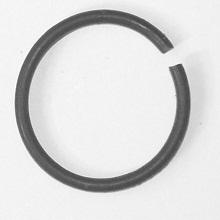
#> input picture Oring1.jpg, 220 x 220 px
$ python test.py
#> lines starting #> are read from the running program, lines starting #| are printed output that depends on the picture; after the words box and inside, x2 and y2 are one past the last pixel; in counts of white or black regions, pixels touching at a corner belong together
import cv2 as cv
import numpy as np
import time
import matplotlib.pyplot as plt

#read in an image into memory
img = cv.imread('Oring1.jpg',0)
#> img is the input picture: shape (220, 220); min 61, max 255, mean 216.9
copy = img.copy()

def threshold(img,thresh):
    #implement thresholding ourselves using loops (soooo slow in python)
    for i in range(0, img.shape[0]):
        for j in range(0, img.shape[1]):
            if img[i,j] > thresh:
                img[i,j] = 255
            else:
                img[i,j] = 0
    return img

def imhist(img):
    hist = np.zeros(256)
    for i in range(0, img.shape[0]):
        for j in range(0, img.shape[1]):
            hist[img[i,j]]+=1
    return hist

hist = imhist(img)
#> hist = 256 values, max 7009 at index 242, min 0 at index 0, mean 189.1
plt.plot(hist)
plt.show()
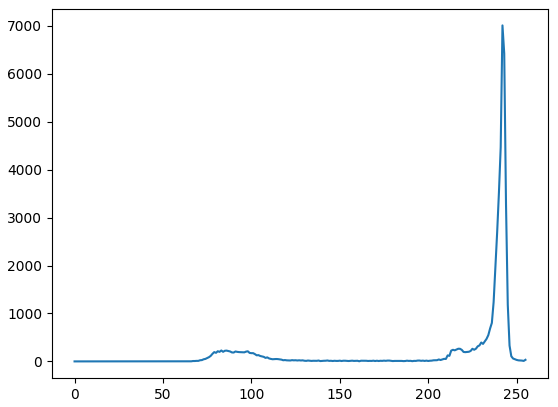
#> figure drawn by matplotlib, 1 panel; curve peaks at x = 242, y = 7009
before = time.time()
#manual threshold
img = threshold(img,100)
#> after the loop in threshold, `for i in range(0, img.shape[0]):`:
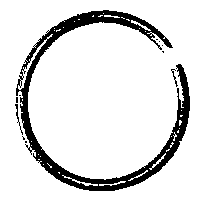
#> img: shape (220, 220); 89.6% white; 11 black regions (8 under 20 px), largest, box (x1, y1, x2, y2) and area: (16, 10, 190, 191) 4905, (15, 104, 23, 135) 46, (171, 69, 178, 87) 31
#opencv threshold
#t,img = cv.threshold(img,50,255,cv.THRESH_BINARY)
after = time.time()
print("Time taken to process hand coded thresholding: " + str(after-before))
cv.imshow('thresholded image 1',img)
cv.waitKey(0)
cv.destroyAllWindows()

$ run again, with Oring10.jpg copied over Oring1.jpg
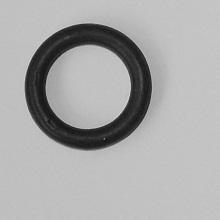
#> input picture Oring10.jpg, 220 x 220 px
#> img is the input picture: shape (220, 220); min 9, max 224, mean 169.7
#> `hist = imhist(img)`: hist = 256 values, max 6694 at index 193, min 0 at index 0, mean 189.1
#> `plt.show()`:
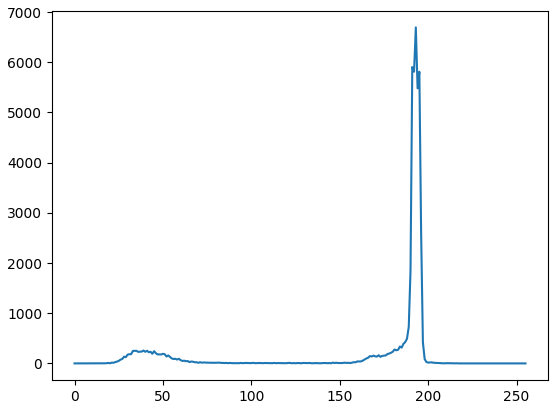
#> figure drawn by matplotlib, 1 panel; curve peaks at x = 193, y = 6694
#> after the loop in threshold, `for i in range(0, img.shape[0]):`:
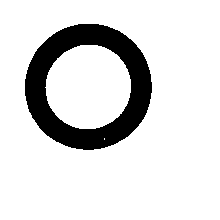
#> img: shape (220, 220); 85.7% white; 1 black region, box (x1, y1, x2, y2) and area: (25, 24, 152, 150) 6899

$ run again, with Oring11.jpg copied over Oring1.jpg
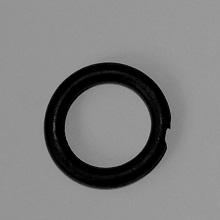
#> input picture Oring11.jpg, 220 x 220 px
#> img is the input picture: shape (220, 220); min 0, max 177, mean 127.9
#> `hist = imhist(img)`: hist = 256 values, max 8322 at index 148, min 0 at index 164, mean 189.1
#> `plt.show()`:
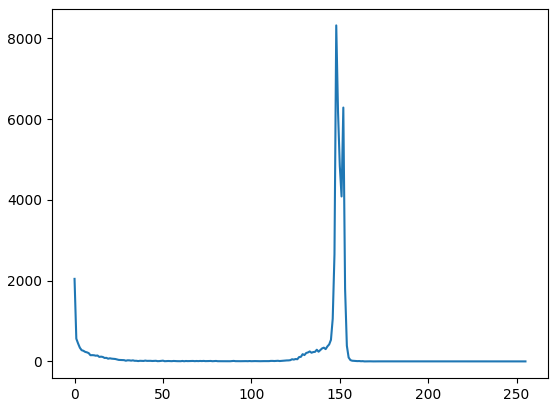
#> figure drawn by matplotlib, 1 panel; curve peaks at x = 148, y = 8322
#> after the loop in threshold, `for i in range(0, img.shape[0]):`:
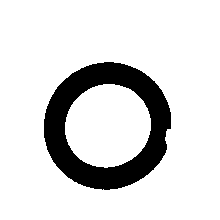
#> img: shape (220, 220); 85.4% white; 1 black region, box (x1, y1, x2, y2) and area: (44, 62, 171, 190) 7073

$ run again, with Oring12.jpg copied over Oring1.jpg
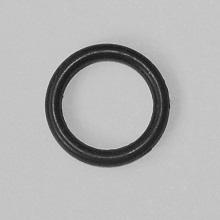
#> input picture Oring12.jpg, 220 x 220 px
#> img is the input picture: shape (220, 220); min 12, max 223, mean 178.5
#> `hist = imhist(img)`: hist = 256 values, max 10897 at index 197, min 0 at index 0, mean 189.1
#> `plt.show()`:
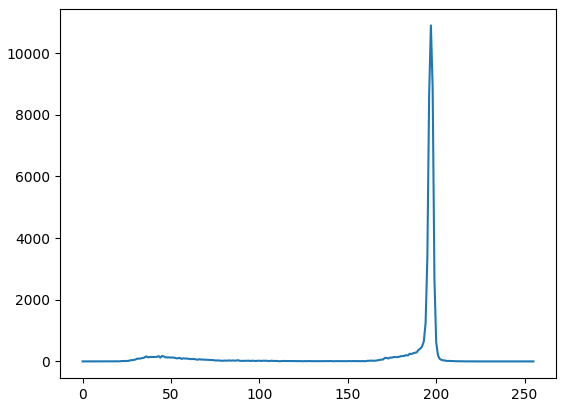
#> figure drawn by matplotlib, 1 panel; curve peaks at x = 197, y = 10897
#> after the loop in threshold, `for i in range(0, img.shape[0]):`:
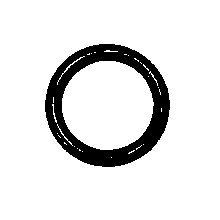
#> img: shape (220, 220); 88.9% white; 1 black region, box (x1, y1, x2, y2) and area: (45, 44, 170, 167) 5392
